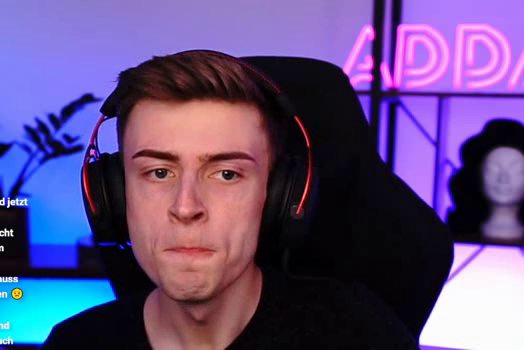
#> input picture frame 38 of video_part7.mp4, 524 x 350 px, given in place of WhatsApp Video 2024-12-04 at 14.11.49 (4).mp4, which was not available
$ python video_split_concat.py
#> lines starting #> are read from the running program, lines starting #| are printed output that depends on the picture; pictures that were not available may be replaced by others from this repository, and a replacement may not be noted
import cv2
import numpy as np

def split_concatenated_video(input_video_path, output_video1_path, output_video2_path):
    # Open the input video
#> called with output_video1_path = 'video_part7.mp4', output_video2_path = 'video_part8.mp4'
    cap = cv2.VideoCapture(input_video_path)

    # Get the video properties (frame width, height, frame rate)
    frame_width = int(cap.get(cv2.CAP_PROP_FRAME_WIDTH))
    frame_height = int(cap.get(cv2.CAP_PROP_FRAME_HEIGHT))
    fps = cap.get(cv2.CAP_PROP_FPS)

    # The width of each individual video is half the width of the concatenated video
    split_width = frame_width // 2

    # Define the codec and create VideoWriter objects for the two output videos
    fourcc = cv2.VideoWriter_fourcc(*'mp4v')  # Codec for .mp4 file
    out1 = cv2.VideoWriter(output_video1_path, fourcc, fps, (split_width, frame_height))
    out2 = cv2.VideoWriter(output_video2_path, fourcc, fps, (split_width, frame_height))

    while True:
        ret, frame = cap.read()
#> frame is the input picture: shape (350, 524, 3); mean B, G, R 127.1, 78.3, 98.4

        if not ret:
            break

        # Split the frame into two parts (left and right)
        frame1 = frame[:, :split_width]  # Left side of the concatenated video
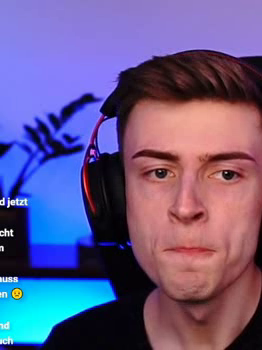
#> frame1: shape (350, 262, 3); mean B, G, R 137.8, 90.8, 104.1
        frame2 = frame[:, split_width:]  # Right side of the concatenated video
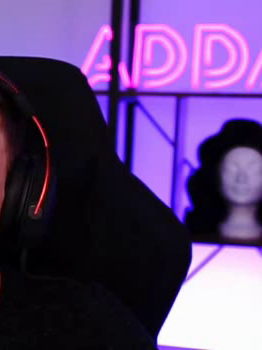
#> frame2: shape (350, 262, 3); mean B, G, R 116.4, 65.8, 92.8

        # Write the split frames to the respective output videos
        out1.write(frame1)
        out2.write(frame2)

    # Release the video capture and writer objects
    cap.release()
    out1.release()
    out2.release()
    print(f"Videos saved as {output_video1_path} and {output_video2_path}")


# Example Usage:
if __name__ == "__main__":
    input_video = "/Users/hardiksharma/Downloads/WhatsApp Video 2024-12-04 at 14.11.49 (4).mp4"  # Path to the input concatenated video
    output_video1 = "video_part7.mp4"      # Path to save the first part
    output_video2 = "video_part8.mp4"      # Path to save the second part

    split_concatenated_video(input_video, output_video1, output_video2)

$ run again, starting later in the video
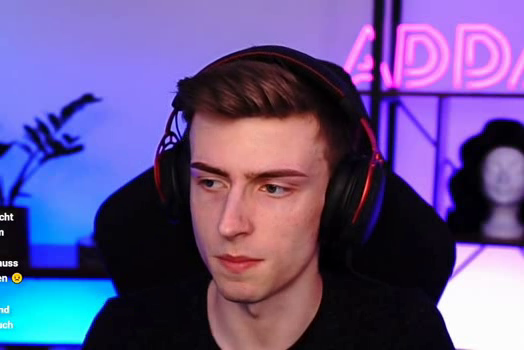
#> input picture frame 171 of video_part7.mp4, 524 x 350 px, given in place of WhatsApp Video 2024-12-04 at 14.11.49 (4).mp4, which was not available
#> in split_concatenated_video, frame is the input picture: shape (350, 524, 3); mean B, G, R 138.9, 83.8, 101.2
#> in split_concatenated_video, `frame1 = frame[:, :split_width]`:
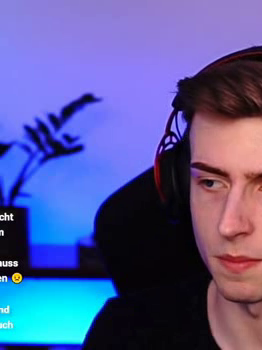
#> frame1: shape (350, 262, 3); mean B, G, R 150.8, 89.8, 86.9
#> in split_concatenated_video, `frame2 = frame[:, split_width:]`:
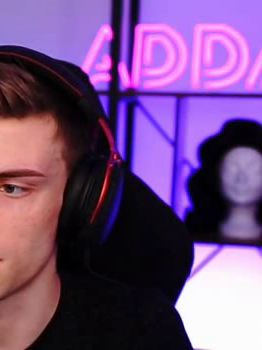
#> frame2: shape (350, 262, 3); mean B, G, R 127, 77.8, 115.5

$ run again, starting later in the video
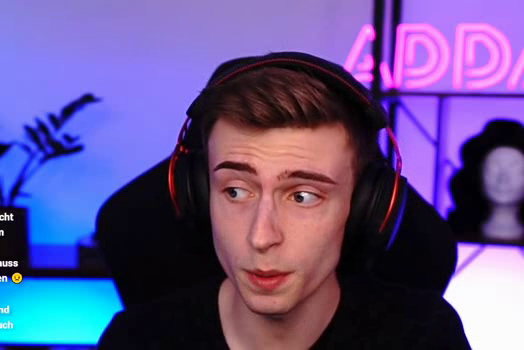
#> input picture frame 305 of video_part7.mp4, 524 x 350 px, given in place of WhatsApp Video 2024-12-04 at 14.11.49 (4).mp4, which was not available
#> in split_concatenated_video, frame is the input picture: shape (350, 524, 3); mean B, G, R 139.9, 83.5, 100.4
#> in split_concatenated_video, `frame1 = frame[:, :split_width]`:
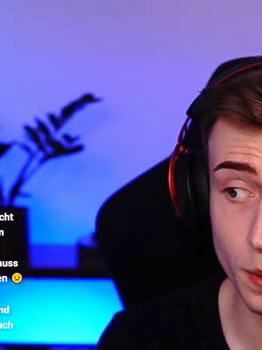
#> frame1: shape (350, 262, 3); mean B, G, R 152.9, 88.3, 80.2
#> in split_concatenated_video, `frame2 = frame[:, split_width:]`:
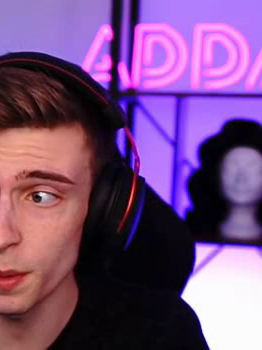
#> frame2: shape (350, 262, 3); mean B, G, R 126.9, 78.7, 120.5
